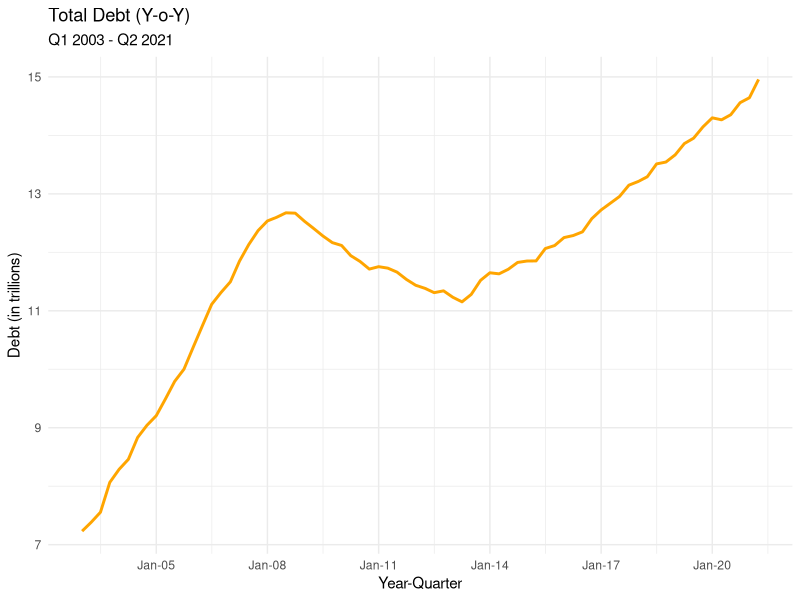
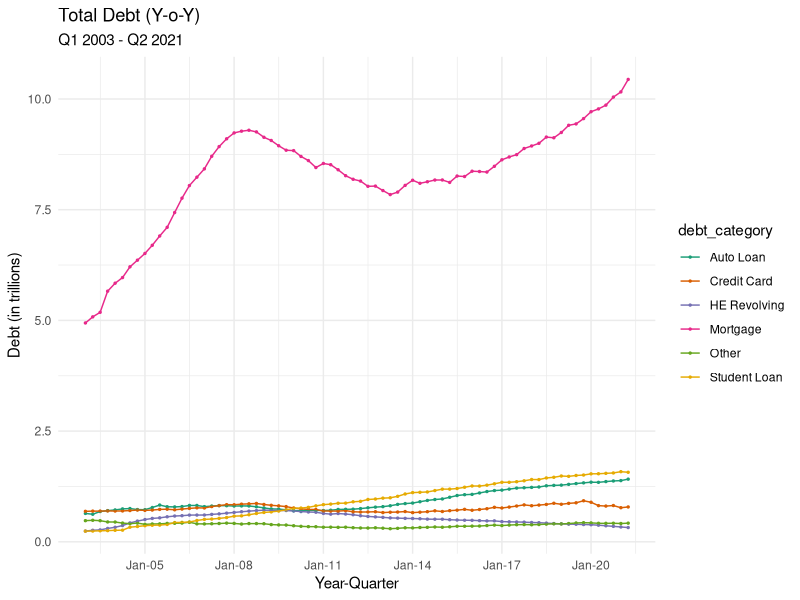

Source code (R) for these figures, in order:
## ---- chunk 1
#| label: setup
#| warning: false
#| message: false

library(tidyverse)
library(ggplot2)
library(readxl)
library(lubridate)
library(scales)

knitr::opts_chunk$set(echo = TRUE, warning=FALSE, message=FALSE)
## ---- chunk 2
# Function call to read a excel file
debt_df <- read_excel('_data/debt_in_trillions.xlsx')
debt_df
## ---- chunk 3
# Remove the 'Total column'
debt <- select(debt_df, !Total)

# Using the pivot_longer function to pivot the dataset
debt_pivoted <- pivot_longer(debt, col = !'Year and Quarter', names_to = "debt_category", values_to = "debt_in_trillions")
## ---- chunk 4
# Sanity check: It is expected the total number of rows in the resulting dataset would be 74 * 6 = 444
debt_pivoted
## ---- chunk 5
# Extracting year and quarter from the 'Year and Quarter' column and creating separate columns for them
# Converting the 'Year' column to integer
debt_pivoted <- mutate(debt_pivoted, 
                       Quarter = str_split(`Year and Quarter`, ":", simplify = TRUE)[,2], 
                       Year = as.integer(str_split(`Year and Quarter`, ":", simplify = TRUE)[,1]) + 2000)
debt_pivoted
## ---- chunk 6
debt_year <- group_by(debt_pivoted, Year, Quarter)
debt_yoy <- summarise(debt_year, debt_sum = sum(debt_in_trillions, na.rm = TRUE))
debt_yoy$year_q <- yq(paste0(debt_yoy$Year, ":", debt_yoy$Quarter))
debt_yoy
## ---- chunk 7
# Line plot of trend of Debt over years each quarter (It's very intuitive to visualize this trend in a line chart)
ggplot(debt_yoy, aes(x = year_q, y = debt_sum)) +
  geom_line(color = "orange", 
            size=1) +
  scale_x_date(date_breaks = '3 years',
               labels = date_format("%b-%y")) +
  labs(title = "Total Debt (Y-o-Y)",
       subtitle = "Q1 2003 - Q2 2021",
       x = "Year-Quarter",
       y = "Debt (in trillions)") +
  theme_minimal()
## ---- chunk 8
# Line plot of trend of Debt over years each quarter (split by category, It's very intuitive to visualize this trend in a multi-line chart)
debt_pivoted$year_q <- yq(paste0(debt_pivoted$Year, ":", debt_pivoted$Quarter))

ggplot(debt_pivoted, aes(x = year_q, y = debt_in_trillions, color = debt_category)) +
  geom_point(size=0.5) +
  geom_line(size=0.5) +
  scale_x_date(date_breaks = '3 years',
               labels = date_format("%b-%y")) +
  labs(title = "Total Debt (Y-o-Y)",
       subtitle = "Q1 2003 - Q2 2021",
       x = "Year-Quarter",
       y = "Debt (in trillions)") +
  theme_minimal() +
  scale_color_brewer(palette = "Dark2")
